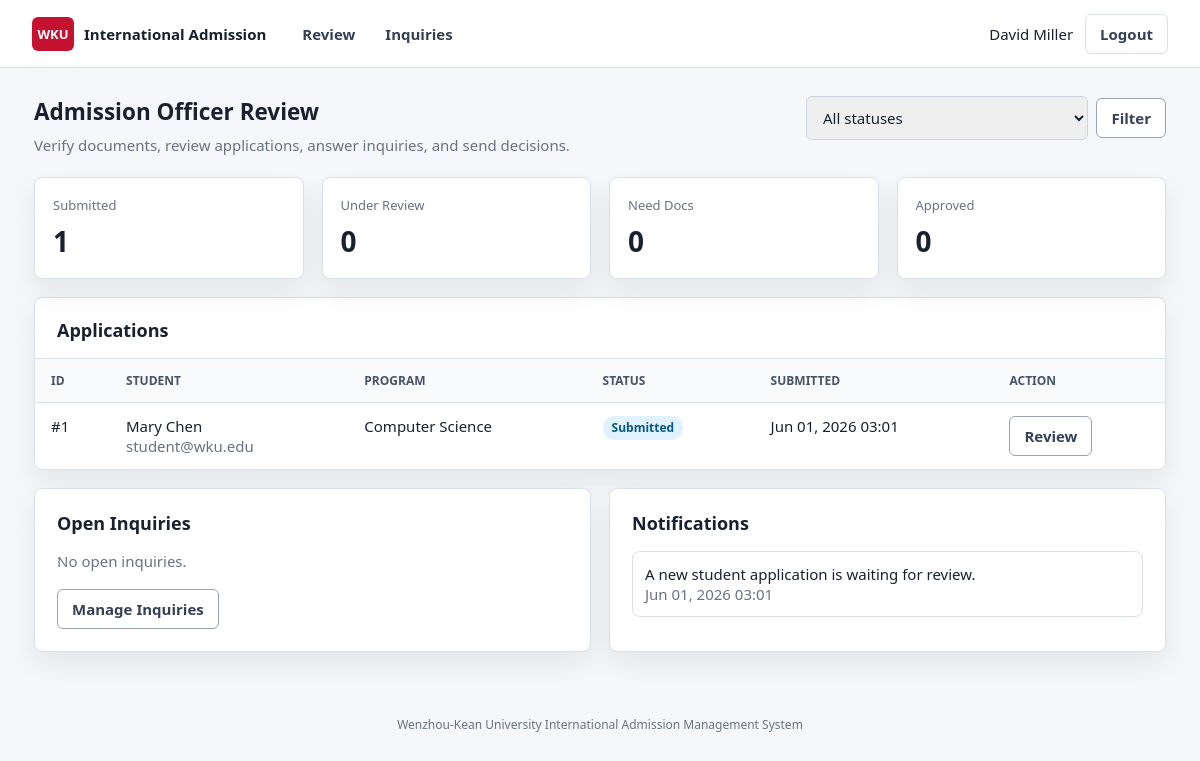
Page /officer_dashboard.php (signed in) on the earlier database version.
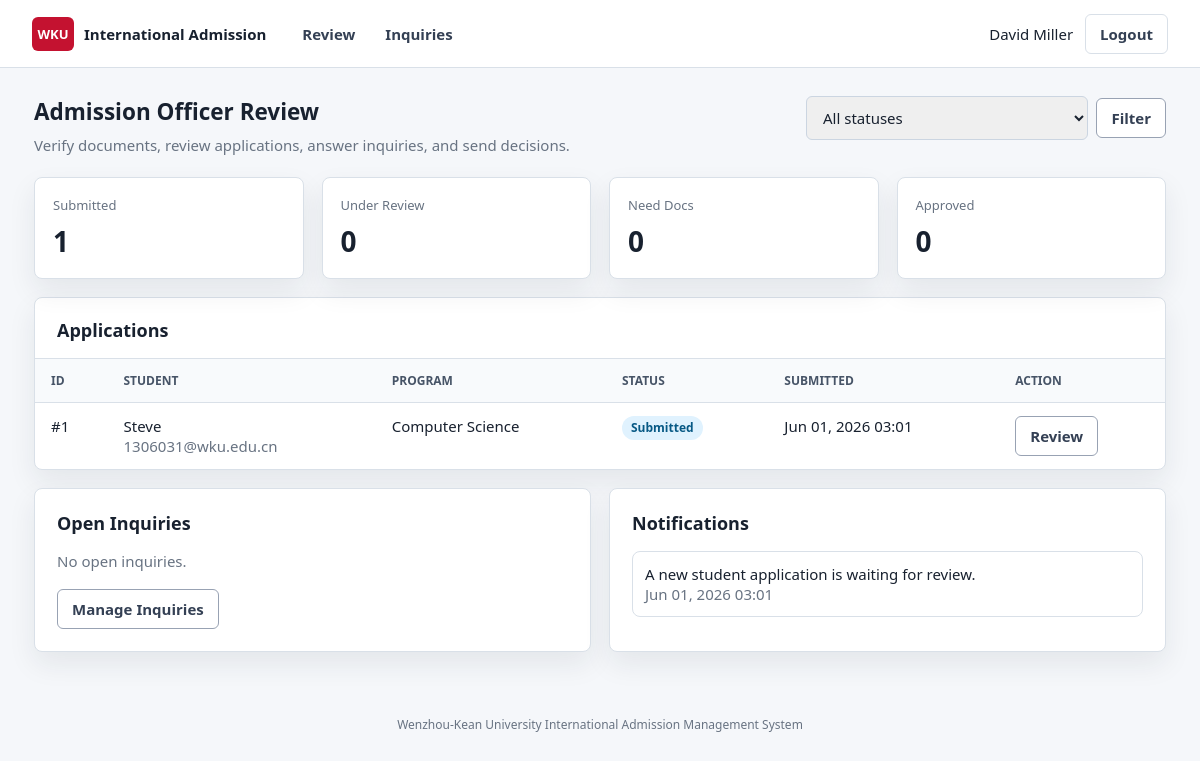
Same page on the later database version.
### tables this page shows
CREATE TABLE users (
    user_id INT AUTO_INCREMENT PRIMARY KEY,
    name VARCHAR(120) NOT NULL,
    email VARCHAR(160) NOT NULL UNIQUE,
    password_hash VARCHAR(255) NOT NULL,
    role ENUM('student', 'officer', 'admin') NOT NULL DEFAULT 'student',
    phone VARCHAR(40) NULL,
    nationality VARCHAR(80) NULL,
    created_at DATETIME NOT NULL DEFAULT CURRENT_TIMESTAMP
);

CREATE TABLE applications (
    application_id INT AUTO_INCREMENT PRIMARY KEY,
    user_id INT NOT NULL,
    program VARCHAR(120) NOT NULL,
    intake VARCHAR(60) NOT NULL,
    date_of_birth DATE NULL,
    gender ENUM('Female', 'Male', 'Other') NULL,
    passport_number VARCHAR(80) NULL,
    previous_school VARCHAR(160) NULL,
    gpa DECIMAL(3, 2) NULL,
    english_score VARCHAR(80) NULL,
    personal_statement TEXT NULL,
    status ENUM('Draft', 'Submitted', 'Under Review', 'Need More Documents', 'Approved', 'Rejected') NOT NULL DEFAULT 'Draft',
    submission_date DATETIME NULL,
    updated_at DATETIME NOT NULL DEFAULT CURRENT_TIMESTAMP ON UPDATE CURRENT_TIMESTAMP,
    CONSTRAINT fk_applications_user
        FOREIGN KEY (user_id) REFERENCES users(user_id)
        ON DELETE CASCADE
);

CREATE TABLE notifications (
    notification_id INT AUTO_INCREMENT PRIMARY KEY,
    user_id INT NOT NULL,
    message TEXT NOT NULL,
    is_read TINYINT(1) NOT NULL DEFAULT 0,
    created_at DATETIME NOT NULL DEFAULT CURRENT_TIMESTAMP,
    CONSTRAINT fk_notifications_user
        FOREIGN KEY (user_id) REFERENCES users(user_id)
        ON DELETE CASCADE
);

### includes/Auth.php (called while the page is built, shortened)
<?php
require_once __DIR__ . '/helpers.php';
final class Auth
{
    public static function user(): ?array
    {
        $db = Database::connection();
        $stmt = $db->prepare('SELECT user_id, name, email, role, phone, nationality FROM users WHERE user_id = ?');
        $stmt->bind_param('i', $_SESSION['user_id']);
        $stmt->execute();
        return $stmt->get_result()->fetch_assoc() ?: null;
    }
    public static function requireLogin(): array
    {
        $user = self::user();
        return $user;
    }
    public static function requireRole(array|string $roles): array
    {
        $user = self::requireLogin();
        return $user;
    }
}

### includes/helpers.php (called while the page is built, shortened)
<?php
function e(?string $value): string
{
    return htmlspecialchars((string) $value, ENT_QUOTES, 'UTF-8');
}
function status_class(string $status): string
{
    $key = strtolower(str_replace(' ', '-', $status));
    return 'status status-' . $key;
}
function format_datetime(?string $value): string
{
    return date('M d, Y H:i', strtotime($value));
}

### includes/ApplicationService.php (called while the page is built, shortened)
<?php
final class ApplicationService
{
    public function getNotifications(int $userId, int $limit = 6): array
    {
        $db = Database::connection();
        $stmt = $db->prepare(
            'SELECT * FROM notifications WHERE user_id = ? ORDER BY created_at DESC LIMIT ?'
        );
        $stmt->bind_param('ii', $userId, $limit);
        $stmt->execute();
        return $stmt->get_result()->fetch_all(MYSQLI_ASSOC);
    }
    public function applicationCounts(): array
    {
        $db = Database::connection();
        $result = $db->query(
            'SELECT status, COUNT(*) AS total FROM applications GROUP BY status ORDER BY status'
        );
        $counts = [
            'Draft' => 0,
            'Submitted' => 0,
            'Under Review' => 0,
            'Need More Documents' => 0,
            'Approved' => 0,
            'Rejected' => 0,
        ];
        while ($row = $result->fetch_assoc()) {
            $counts[$row['status']] = (int) $row['total'];
        }
        return $counts;
    }
    public function applicationsForReview(?string $status = null): array
    {
        $db = Database::connection();
        if ($status) {
            $stmt = $db->prepare(
                'SELECT a.*, u.name, u.email, u.nationality
                 FROM applications a
                 JOIN users u ON u.user_id = a.user_id
                 WHERE a.status = ?
                 ORDER BY a.updated_at DESC'
            );
            $stmt->bind_param('s', $status);
        } else {
            $stmt = $db->prepare(
                'SELECT a.*, u.name, u.email, u.nationality
                 FROM applications a
                 JOIN users u ON u.user_id = a.user_id
                 ORDER BY a.updated_at DESC'
            );
        }
        $stmt->execute();
        return $stmt->get_result()->fetch_all(MYSQLI_ASSOC);
    }
    public function inquiriesForStaff(?string $status = null): array
    {
        $db = Database::connection();
        if ($status && in_array($status, ['Open', 'Answered', 'Closed'], true)) {
            $stmt = $db->prepare(
                'SELECT i.*, u.name, u.email, a.program, r.name AS responder_name
                 FROM inquiries i
                 JOIN users u ON u.user_id = i.user_id
                 LEFT JOIN applications a ON a.application_id = i.application_id
                 LEFT JOIN users r ON r.user_id = i.responded_by
                 WHERE i.status = ?
                 ORDER BY i.updated_at DESC'
            );
            $stmt->bind_param('s', $status);
            $stmt->execute();
            return $stmt->get_result()->fetch_all(MYSQLI_ASSOC);
        }
        return $db->query(
            'SELECT i.*, u.name, u.email, a.program, r.name AS responder_name
             FROM inquiries i
             JOIN users u ON u.user_id = i.user_id
             LEFT JOIN applications a ON a.application_id = i.application_id
             LEFT JOIN users r ON r.user_id = i.responded_by
             ORDER BY i.updated_at DESC'
        )->fetch_all(MYSQLI_ASSOC);
    }
}

### officer_dashboard.php (the view, shortened to what this page needs)
<?php
require_once __DIR__ . '/includes/Auth.php';
require_once __DIR__ . '/includes/ApplicationService.php';
$user = Auth::requireRole('officer');
$service = new ApplicationService();
$filter = trim($_GET['status'] ?? '');
$validStatuses = ['Submitted', 'Under Review', 'Need More Documents', 'Approved', 'Rejected'];
$applications = $service->applicationsForReview(in_array($filter, $validStatuses, true) ? $filter : null);
$counts = $service->applicationCounts();
$notifications = $service->getNotifications((int) $user['user_id'], 4);
$openInquiries = array_slice($service->inquiriesForStaff('Open'), 0, 4);
require_once __DIR__ . '/includes/header.php';
?>
<section class="page-title">
    <div>
        <h1>Admission Officer Review</h1>
        <p>Verify documents, review applications, answer inquiries, and send decisions.</p>
    </div>
    <form class="inline-form toolbar-form" action="officer_dashboard.php" method="get">
        <select name="status">
            <option value="">All statuses</option>
        </select>
        <button class="btn secondary" type="submit">Filter</button>
    </form>
</section>
<section class="grid four">
    <article class="metric"><span>Submitted</span><strong><?= $counts['Submitted'] ?></strong></article>
    <article class="metric"><span>Under Review</span><strong><?= $counts['Under Review'] ?></strong></article>
    <article class="metric"><span>Need Docs</span><strong><?= $counts['Need More Documents'] ?></strong></article>
    <article class="metric"><span>Approved</span><strong><?= $counts['Approved'] ?></strong></article>
</section>
<section class="table-panel wide" style="margin-top: 18px;">
    <h2>Applications</h2>
    <table>
        <thead>
        <tr>
            <th>ID</th>
            <th>Student</th>
            <th>Program</th>
            <th>Status</th>
            <th>Submitted</th>
            <th>Action</th>
        </tr>
        </thead>
        <tbody>
        <?php foreach ($applications as $application): ?>
            <tr>
                <td>#<?= (int) $application['application_id'] ?></td>
                <td><?= e($application['name']) ?><br><span class="muted"><?= e($application['email']) ?></span></td>
                <td><?= e($application['program']) ?></td>
                <td><span class="<?= e(status_class($application['status'])) ?>"><?= e($application['status']) ?></span></td>
                <td><?= format_datetime($application['submission_date']) ?></td>
                <td><a class="btn secondary" href="review_application.php?id=<?= (int) $application['application_id'] ?>">Review</a></td>
            </tr>
        <?php endforeach; ?>
        </tbody>
    </table>
</section>
<section class="grid two" style="margin-top: 18px;">
    <article class="panel">
        <h2>Open Inquiries</h2>
        <?php if (!$openInquiries): ?>
            <p class="muted">No open inquiries.</p>
        <?php endif; ?>
        <div class="actions">
            <a class="btn secondary" href="manage_inquiries.php">Manage Inquiries</a>
        </div>
    </article>
    <article class="panel">
        <h2>Notifications</h2>
        <?php if (!$notifications): ?>
            <p class="muted">No notifications yet.</p>
        <?php else: ?>
            <ul class="list">
                <?php foreach ($notifications as $notification): ?>
                    <li>
                        <?= e($notification['message']) ?>
                        <br><span class="muted"><?= format_datetime($notification['created_at']) ?></span>
                    </li>
                <?php endforeach; ?>
            </ul>
        <?php endif; ?>
    </article>
</section>
<?php require_once __DIR__ . '/includes/footer.php'; ?>

### includes/header.php (shortened to what this page needs)
<?php
$currentUser = Auth::user();
?>
<!DOCTYPE html>
<html lang="en">
<head>
    <link rel="stylesheet" href="assets/styles.css?v=<?= filemtime(__DIR__ . '/../assets/styles.css') ?>">
</head>
<body>
<?php if ($currentUser): ?>
    <header class="topbar">
        <a class="brand" href="index.php">
            <span class="brand-mark">WKU</span>
            <span>International Admission</span>
        </a>
        <nav class="nav">
            <?php if ($currentUser['role'] === 'student'): ?>
                <a href="student_dashboard.php">Dashboard</a>
                <a href="application_form.php">Application</a>
                <a href="upload_document.php">Documents</a>
                <a href="student_inquiries.php">Inquiries</a>
            <?php elseif ($currentUser['role'] === 'officer'): ?>
                <a href="officer_dashboard.php">Review</a>
                <a href="manage_inquiries.php">Inquiries</a>
            <?php elseif ($currentUser['role'] === 'admin'): ?>
                <a href="admin_dashboard.php">Admin</a>
                <a href="manage_inquiries.php">Inquiries</a>
            <?php endif; ?>
        </nav>
        <div class="account">
            <span><?= e($currentUser['name']) ?></span>
            <a class="btn ghost" href="logout.php">Logout</a>
        </div>
    </header>
<?php endif; ?>
<main class="<?= $currentUser ? 'shell' : 'auth-shell' ?>">

### includes/footer.php
    </main>
    <footer class="footer">
        <span>Wenzhou-Kean University International Admission Management System</span>
    </footer>
</body>
</html>

### assets/styles.css (style rules this page uses)
* { box-sizing: border-box; }
body { margin: 0; min-height: 100vh; background: var(--page); color: var(--ink); font-family: "Segoe UI", Arial, sans-serif; font-size: 15px; }
a { color: var(--primary); text-decoration: none; }
.topbar { align-items: center; background: #ffffff; border-bottom: 1px solid var(--line); display: flex; flex-wrap: wrap; gap: 24px; justify-content: space-between; min-height: 68px; padding: 12px 32px; position: sticky; top: 0; z-index: 10; }
.brand { align-items: center; color: var(--ink); display: flex; flex: 0 1 auto; font-weight: 700; gap: 10px; min-width: 220px; }
.brand-mark { align-items: center; background: #c41230; border-radius: 6px; color: #fff; display: inline-flex; font-size: 13px; height: 34px; justify-content: center; letter-spacing: 0; width: 42px; }
.nav { display: flex; flex: 1 1 280px; flex-wrap: wrap; gap: 6px; min-width: 0; }
.nav a { border-radius: 6px; color: #344054; font-weight: 600; padding: 10px 12px; }
.account { align-items: center; display: flex; flex: 0 1 auto; flex-wrap: wrap; gap: 12px; justify-content: flex-end; min-width: 0; white-space: nowrap; }
.shell { margin: 0 auto; max-width: 1180px; padding: 28px 24px 48px; }
.auth-card h1, .page-title h1 { margin: 0 0 8px; }
.auth-card p, .page-title p { color: var(--muted); margin: 0; }
.page-title { align-items: flex-start; display: flex; gap: 18px; justify-content: space-between; margin-bottom: 22px; }
.grid { display: grid; gap: 18px; }
.grid.two { grid-template-columns: repeat(auto-fit, minmax(min(100%, 360px), 1fr)); }
.grid.four { grid-template-columns: repeat(auto-fit, minmax(min(100%, 180px), 1fr)); }
.panel, .metric, .table-panel { background: var(--panel); border: 1px solid var(--line); border-radius: 8px; box-shadow: var(--shadow); min-width: 0; }
.panel { padding: 22px; }
.panel h2, .table-panel h2 { font-size: 18px; margin: 0 0 16px; }
.metric { padding: 18px; }
.metric span { color: var(--muted); display: block; font-size: 13px; }
.metric strong { display: block; font-size: 28px; margin-top: 8px; overflow-wrap: anywhere; }
input, select, textarea { border: 1px solid #cbd5e1; border-radius: 6px; color: var(--ink); font: inherit; min-height: 42px; padding: 10px 12px; width: 100%; }
.actions { align-items: center; display: flex; flex-wrap: wrap; gap: 10px; margin-top: 18px; }
.btn { align-items: center; background: var(--primary); border: 1px solid var(--primary); border-radius: 6px; color: #ffffff; cursor: pointer; display: inline-flex; font: inherit; font-weight: 700; gap: 8px; justify-content: center; min-height: 40px; padding: 9px 14px; text-align: center; white-space: normal; }
.btn.secondary { background: #ffffff; border-color: #98a2b3; color: #344054; }
.btn.ghost { background: #ffffff; border-color: var(--line); color: #344054; }
.status { border-radius: 999px; display: inline-flex; font-size: 12px; font-weight: 700; line-height: 1.2; padding: 5px 9px; white-space: normal; }
.status-submitted, .status-under-review { background: #e0f2fe; color: #075985; }
.table-panel { overflow-x: auto; overflow-y: visible; width: 100%; }
.table-panel h2 { padding: 20px 22px 0; }
table { border-collapse: collapse; min-width: 100%; table-layout: auto; width: 100%; }
th, td { border-top: 1px solid var(--line); padding: 13px 16px; text-align: left; vertical-align: top; overflow-wrap: anywhere; }
th { background: #f8fafc; color: #475467; font-size: 12px; text-transform: uppercase; }
.list { display: grid; gap: 10px; margin: 0; padding: 0; }
.list li { border: 1px solid var(--line); border-radius: 8px; display: block; overflow-wrap: anywhere; padding: 12px; }
.muted { color: var(--muted); }
.inline-form { align-items: center; display: flex; flex-wrap: wrap; gap: 8px; min-width: 0; width: 100%; }
.inline-form select, .inline-form input { flex: 1 1 140px; min-width: 0; width: 100%; }
.inline-form .btn { flex: 0 0 auto; }
.toolbar-form { flex: 0 1 360px; }
.footer { color: var(--muted); font-size: 12px; padding: 16px 24px 28px; text-align: center; }

Differences in the rows shown:
changed through a linked row, applications "Computer Science": user.name "Mary Chen" → "Steve"; user.email "student@wku.edu" → "1306031@wku.edu.cn"
